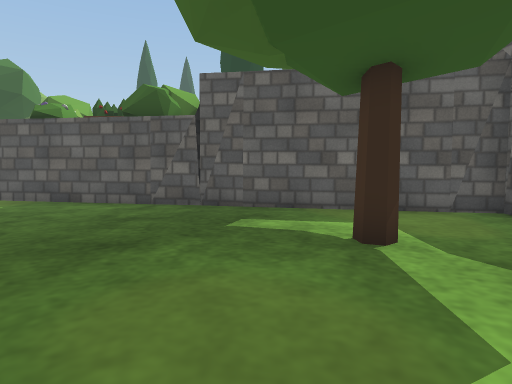
View 1 (above)

20 first-person views from a walk through a 3-D level made in the Unity game engine. The camera is 1.2 m above the floor, tilts 6° down and sees 75° across. The floor is counted in squares, 1 m on a side. Each view is taken from the middle of a square. On the plan, view 1 faces up. The plan holds only what a view shows up to about 14 squares ahead; the rest is blank. The place goes on beyond the plan. The player is left out. Some animated figures are left out.

View 2
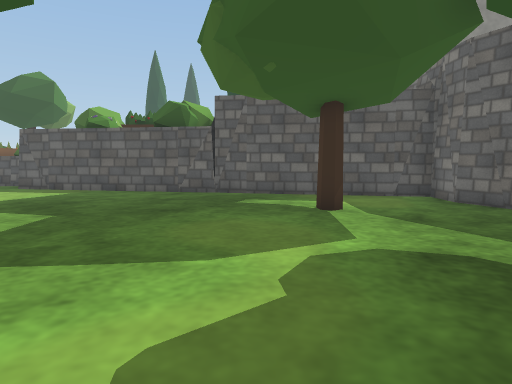

View 3
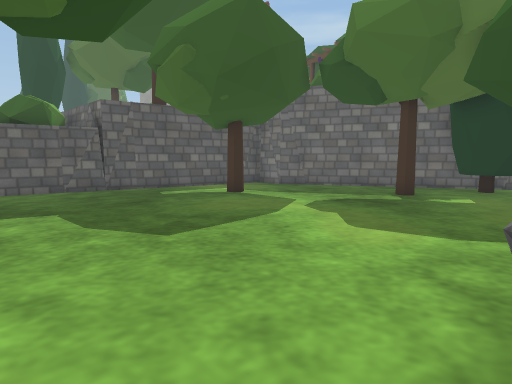

View 4
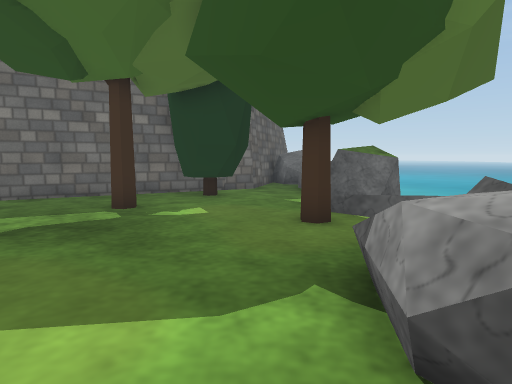

View 5
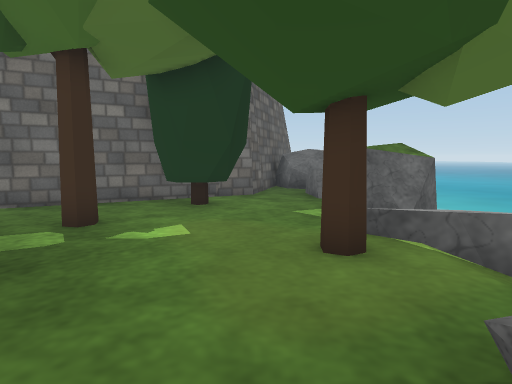

View 6
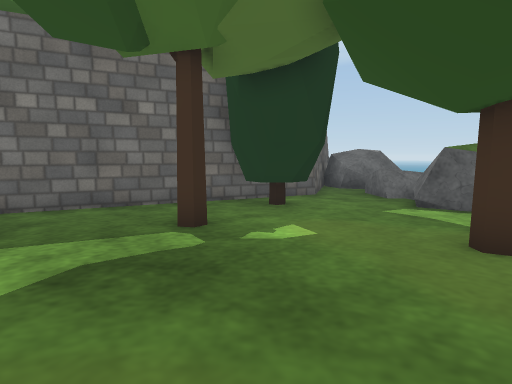

View 7
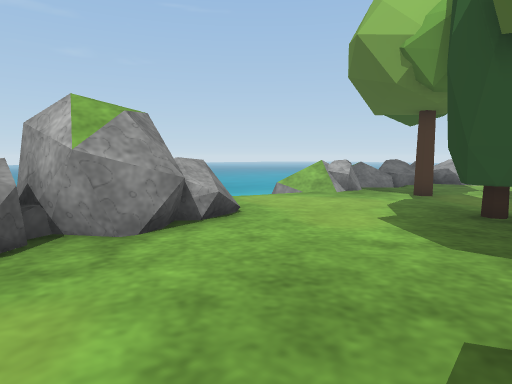

View 8
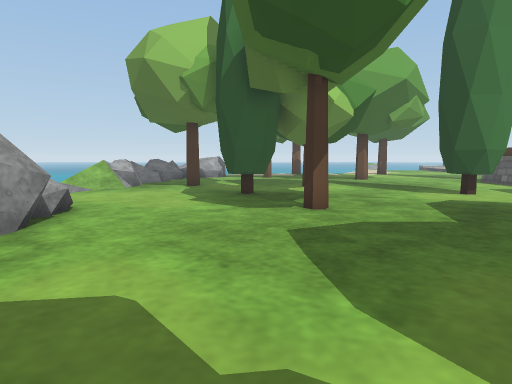

View 9
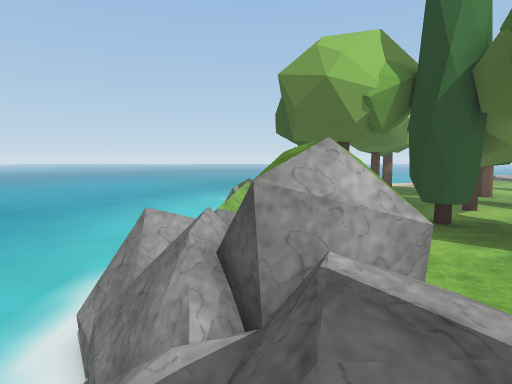

View 10
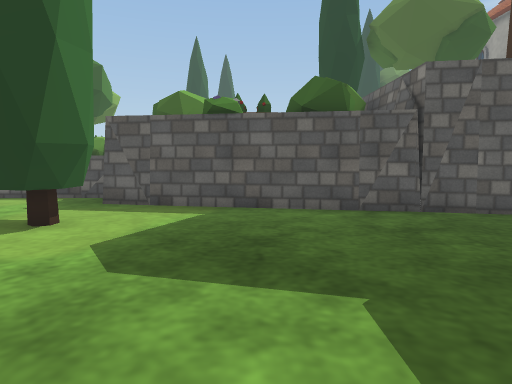

View 11
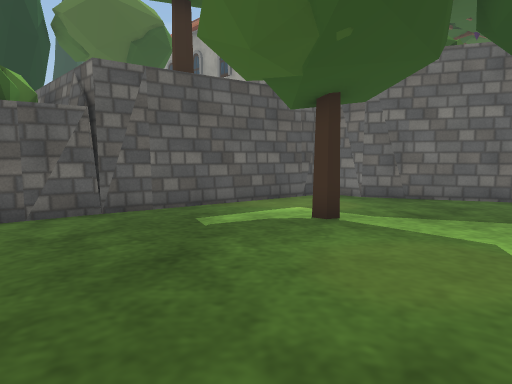

View 12
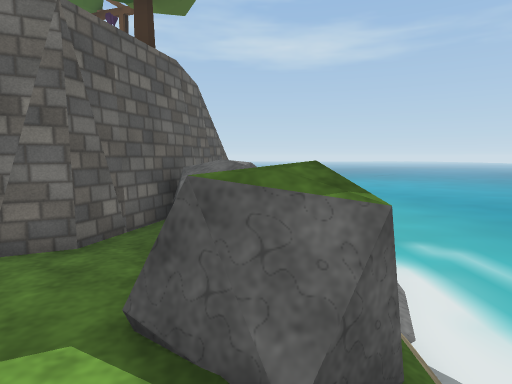

View 13
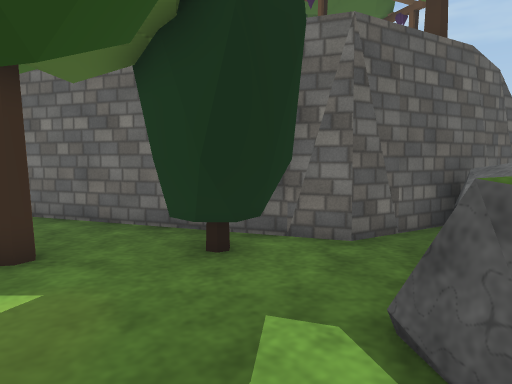

View 14
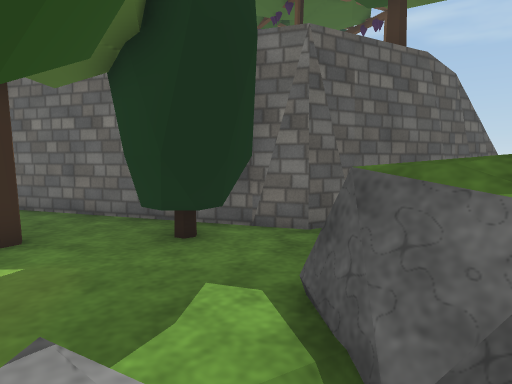

View 15
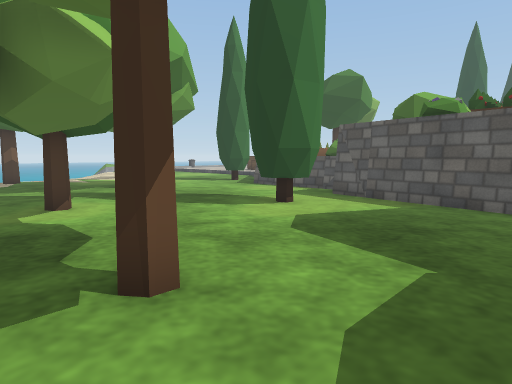

View 16
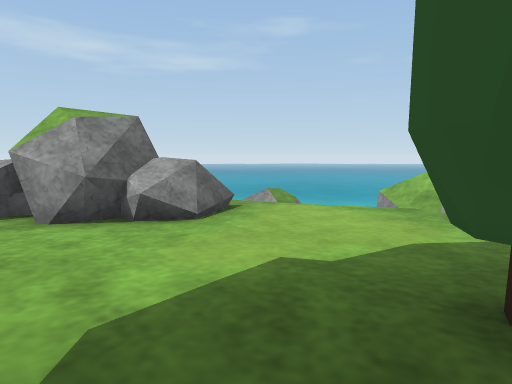

View 17
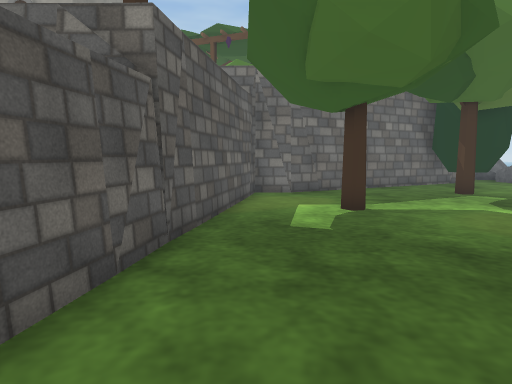

View 18
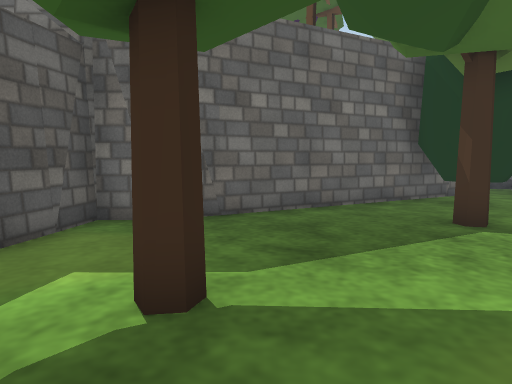

View 19
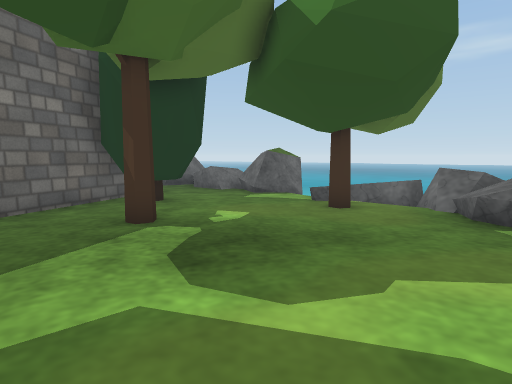

View 20
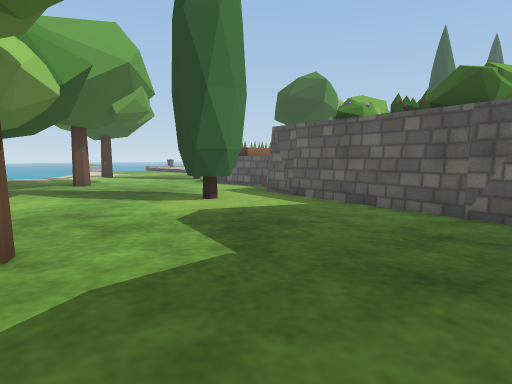

### Floor plan
Key: @ floor where view 1 was taken; # wall or solid block; x gap in a wall; . main floor; : floor 0.25 m higher than the main floor; + floor 0.5 m higher than the main floor; * floor 0.75 m higher than the main floor; / step, stairs or slope; = window, fence, low wall or low ledge; ≈ liquid the walk keeps out of; ^ raised ledge; v drop or lower ground; O other object.
Columns run from 8 left of view 1 to 17 right of it. Each row starts with its distance up from view 1.
 18        =#    O
 17              O
 16
 15   OO
 14  O
 13 #OOO
 12 ##   OO
 11 #   OO=
 10 #   #=   OO
  9 ######^   O
  8 #....##vv###
  7 #..........#xv
  6 #............v
  5 ..........O..#vOO
  4 ..............##
  3 ...............v
  2 ..O............v
  1 ..O............#v
  0 #.......@....O..v
 -1 #..............##v
 -2 ...............###
 -3 ...............######OO
 -4 ...OOOv*/..O........Ovv
 -5 ..OOOOO  /..:..OOOOOO   vv
 -6 ..O OOOO /O/+ OOOOO O
 -7 //. OO      /OOO
 -8 O   OO         =^
 -9    ≈≈           ≈≈≈≈v

Where each view was taken, in squares from view 1:
view 1: 0 up, 0 right, facing up
view 2: 3 down, 0 right, facing up
view 3: 4 down, 6 left, facing up-right
view 4: 3 down, 3 left, facing right
view 5: 3 down, 1 left, facing right
view 6: 1 down, 1 left, facing right
view 7: 1 up, 1 left, facing down-left
view 8: 0 up, 2 right, facing left
view 9: 6 down, 1 right, facing left
view 10: 1 up, 5 left, facing up
view 11: 1 up, 4 left, facing up-right
view 12: 6 down, 4 right, facing right
view 13: 6 down, 4 right, facing up-right
view 14: 7 down, 4 right, facing up-right
view 15: 0 up, 3 left, facing up-left
view 16: 2 up, 7 left, facing down
view 17: 7 up, 6 left, facing right
view 18: 4 up, 1 left, facing right
view 19: 3 up, 1 left, facing down-right
view 20: 1 up, 1 left, facing up-left
